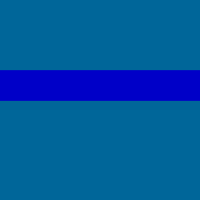
Frame 1 (no input)
Frame 60 (the mouse pressed at the canvas centre just before this capture): identical to frame 1, image omitted
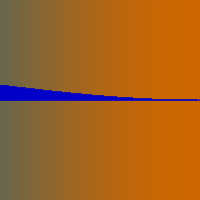
Frame 120 (the mouse held since frame 60 and released just before this capture)

The Processing sketch that drew these frames (run headless with seeded random() and noise(); from frame 60 on, the mouse is pressed at the canvas centre):

// Processing sketch: moving_gradient
// ── moving_gradient.pde
color bg, c1, c2;
PGraphics gradientBG;  //gradient
float amp,pos,ang = 0,null_one = 0,zoom =30;

void setup() {
  size(200, 200);
  stroke(0, 0, 200);
  gradientBG = createGraphics(width, height);
  c1 = color(204, 102, 0);
  c2 = color(0, 102, 153);
  transfer_function();                             // init
}

void draw() {
  background(gradientBG);
  transfer_function();                             // calc null_one cosinus transient and draw graph and bg image
}

void transfer_function() {  
  gradientBG.beginDraw();
  gradientBG.noFill();
  for (int x = 0; x< width; x++ ) {
    amp = map(mouseY,0,height,0.01,1);
    pos = map(mouseX+x*amp,0,width,0,1);
    ang = PI*pos;
    constrain(ang,0,PI);
    null_one = ( 1+ cos(ang) )/2;
    line( x, height/2, x, height/2-zoom*null_one);
    bg = lerpColor(c1, c2, null_one );
    gradientBG.stroke(bg);
    gradientBG.line(x,0, x, height);
  }
  gradientBG.endDraw();
}
